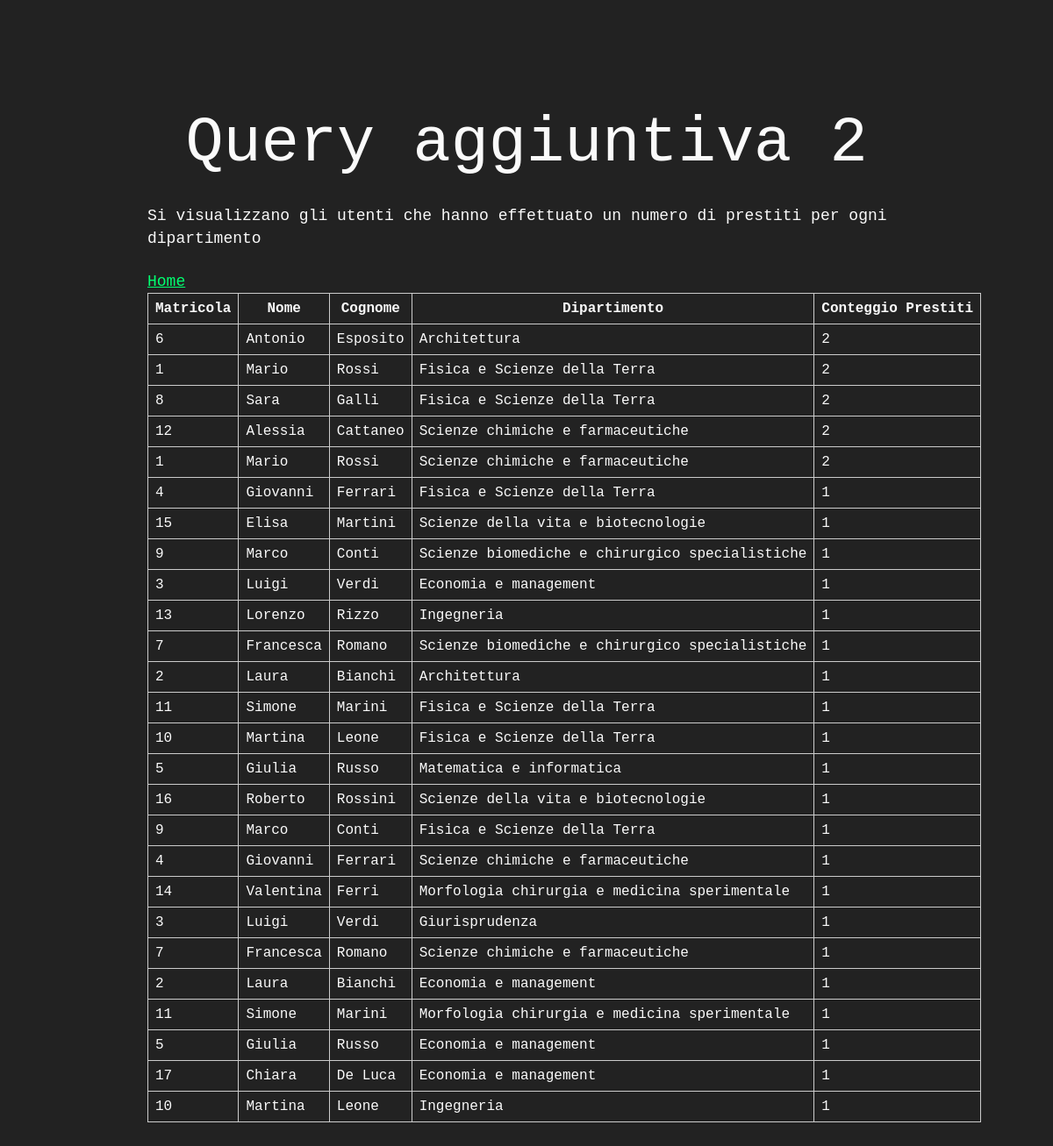
The page /php/QAggiuntiva2.php on the database its author committed.
### tables this page shows
CREATE TABLE UTENTE(
MATRICOLA INTEGER NOT NULL,
NOME VARCHAR(50) NOT NULL,
COGNOME VARCHAR(50) NOT NULL,
NUMERO_TEL VARCHAR(30) NOT NULL,
VIA VARCHAR(50) NOT NULL,
NUMERO VARCHAR(30) NOT NULL,
CAP INTEGER NOT NULL,
CITTA VARCHAR(50) NOT NULL,
PRIMARY KEY (MATRICOLA),
UNIQUE (MATRICOLA)
);

### php/QAggiuntiva2.php (the view, shortened to what this page needs)
<html>
    <head>
        <link rel="stylesheet" href="../css/retro.css">
        <link rel="stylesheet" href="../css/mycss.css">
    </head>
    <body>
        <h1>Query aggiuntiva 2</h1>
        <p>Si visualizzano gli utenti che hanno effettuato un numero di prestiti per ogni dipartimento</p>
        <a href="../index.html">Home</a>
        <table>
            <tr>
                <th>Matricola</th>
                <th>Nome</th>
                <th>Cognome</th>
                <th>Dipartimento</th>
                <th>Conteggio Prestiti</th>
            </tr>
        <?php
            include_once("connessione.php");
            try {
                $sql="SELECT UTENTE.MATRICOLA, UTENTE.NOME, UTENTE.COGNOME, CONTEGGIO.DIPARTIMENTO,CONTEGGIO.CONTEGGIO
                FROM UTENTE
                 JOIN (
                    SELECT PRESTITO.MATRICOLA, SUCCURSALE.DIPARTIMENTO, COUNT(*) AS CONTEGGIO
                    FROM PRESTITO
                    JOIN LIBRO ON LIBRO.COD_LIBRO = PRESTITO.COD_LIBRO
                    JOIN SUCCURSALE ON LIBRO.COD_SUC = SUCCURSALE.COD_SUC
                    GROUP BY PRESTITO.MATRICOLA, SUCCURSALE.DIPARTIMENTO
                ) AS CONTEGGIO ON CONTEGGIO.MATRICOLA = UTENTE.MATRICOLA ORDER BY CONTEGGIO DESC";
                $query = mysqli_query($link, $sql);
            } catch (mysqli_sql_exception $e) {
                echo "Error: " . $e->getMessage();
            }
            $utente=array();
            $i=0;
            while($row= mysqli_fetch_array($query)){
                $utente[$i]= $row;
                $i++;
            }
            foreach($utente as $ut):
                echo "<tr>";
                echo "<td>".$ut[0]."</td>";
                echo "<td>".$ut[1]."</td>";
                echo "<td>".$ut[2]."</td>";
                echo "<td>".$ut[3]."</td>";
                echo "<td>".$ut[4]."</td>";
                echo "</tr>";
                endforeach;
            ?>
        </table>
    </body>
</html>

### css/retro.css (style rules this page uses)
a, a:visited { color: #01ff70; }
html { font-size: 12px; }
@media screen and (min-width: 48rem) { html { font-size: 16px; } }
body { line-height: 1.85; }
p, .retro-p { font-size: 1rem; margin-bottom: 1.3rem; }
h1, .retro-h1, h2, .retro-h2, h3, .retro-h3, h4, .retro-h4 { margin: 1.414rem 0 .5rem; font-weight: inherit; line-height: 1.42; }
h1, .retro-h1 { margin-top: 0; font-size: 3.998rem; }
html, body { background-color: #222; min-height: 100%; }
html { font-size: 18px; }
body { color: #fafafa; font-family: "Courier New"; line-height: 1.45; margin: 6rem auto 1rem; max-width: 48rem; padding: .25rem; }

### css/mycss.css (style rules this page uses)
h1 { text-align: center; }
table { table-layout: auto; width: auto; max-width: 100%; border-collapse: collapse; }
td, th { padding: 8px; border: 1px solid #ccc; white-space: nowrap; overflow: hidden; text-overflow: ellipsis; }

### rows shown on the page
utente: MATRICOLA "6", NOME "Antonio", COGNOME "Esposito", ut "Architettura", ut "2"
utente: MATRICOLA "1", NOME "Mario", COGNOME "Rossi", ut "Fisica e Scienze della Terra", ut "2", ut "Scienze chimiche e farmaceutiche"
utente: MATRICOLA "8", NOME "Sara", COGNOME "Galli", ut "Fisica e Scienze della Terra", ut "2"
utente: MATRICOLA "12", NOME "Alessia", COGNOME "Cattaneo", ut "Scienze chimiche e farmaceutiche", ut "2"
utente: MATRICOLA "4", NOME "Giovanni", COGNOME "Ferrari", ut "Fisica e Scienze della Terra", ut "1", ut "Scienze chimiche e farmaceutiche"
utente: MATRICOLA "15", NOME "Elisa", COGNOME "Martini", ut "Scienze della vita e biotecnologie", ut "1"
utente: MATRICOLA "9", NOME "Marco", COGNOME "Conti", ut "Scienze biomediche e chirurgico specialistiche", ut "1", ut "Fisica e Scienze della Terra"
utente: MATRICOLA "3", NOME "Luigi", COGNOME "Verdi", ut "Economia e management", ut "1", ut "Giurisprudenza"
utente: MATRICOLA "13", NOME "Lorenzo", COGNOME "Rizzo", ut "Ingegneria", ut "1"
utente: MATRICOLA "7", NOME "Francesca", COGNOME "Romano", ut "Scienze biomediche e chirurgico specialistiche", ut "1", ut "Scienze chimiche e farmaceutiche"
utente: MATRICOLA "2", NOME "Laura", COGNOME "Bianchi", ut "Architettura", ut "1", ut "Economia e management"
utente: MATRICOLA "11", NOME "Simone", COGNOME "Marini", ut "Fisica e Scienze della Terra", ut "1", ut "Morfologia chirurgia e medicina sperimentale"
utente: MATRICOLA "10", NOME "Martina", COGNOME "Leone", ut "Fisica e Scienze della Terra", ut "1", ut "Ingegneria"
utente: MATRICOLA "5", NOME "Giulia", COGNOME "Russo", ut "Matematica e informatica", ut "1", ut "Economia e management"
utente: MATRICOLA "16", NOME "Roberto", COGNOME "Rossini", ut "Scienze della vita e biotecnologie", ut "1"
utente: MATRICOLA "14", NOME "Valentina", COGNOME "Ferri", ut "Morfologia chirurgia e medicina sperimentale", ut "1"
utente: MATRICOLA "17", NOME "Chiara", COGNOME "De Luca", ut "Economia e management", ut "1"
